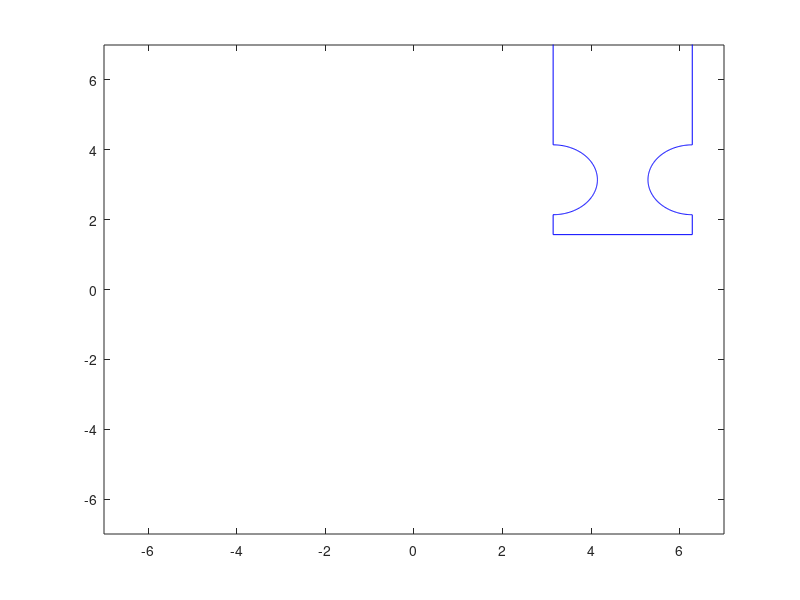

MATLAB code to generate this figure:
% figure
% plot([0 0],[-pi/2,pi/2], 'b')
% hold on
% axis((7/6)*[-6 6 -6 6])
% 
% plot([0 20],[pi/2,pi/2], 'b')
% plot([0 20],[-pi/2,-pi/2], 'b')
% plot([0 -20],[pi/2,pi/2],'b')
% plot([0 -20],[-pi/2,-pi/2],'b')
% 
% x=[0:1/50:2*pi];
% for j=-4:1:4            
% plot(j*pi*ones(1,length(x))+real(exp(i*x)),pi*ones(1,length(x))+imag(exp(i*x)),'b')
% 
% plot(j*pi*ones(1,length(x))+real(exp(i*x)),-pi*ones(1,length(x))+imag(exp(i*x)),'b')
% 
% plot([j*pi,j*pi],[pi/2,pi-1],'b')   
% 
% plot([j*pi,j*pi],-1*[pi/2,pi-1],'b')   
% 
% plot([j*pi,j*pi],[pi+1,10],'b')   
% 
% plot([j*pi,j*pi],-1*[pi+1,10],'b')   
% 
% end
% 
% 
% 
% 
% hold off
% 
% 



% %distorted:
% figure
% y=[-pi/2:(pi/2+pi/2)/10:pi/2];
% y=y+(1/10)*(2*rand(1,length(y))-ones(1,length(y)));
% x=zeros(1,length(y));
% x=x+(1/10)*(2*rand(1,length(x))-ones(1,length(x)));
% plot(x,y,'b')
% %plot([0 0],[-pi/2,pi/2], 'b')
% hold on
% 
% 
% 
% %plot([0 20],[pi/2,pi/2], 'b')
% 
% 
% 
% x=[-20:1/10:20];
% x=x+(1/10)*(2*rand(1,length(x))-ones(1,length(x)));
% y=zeros(1,length(x));
% y=y+(1/10)*(2*rand(1,length(y))-ones(1,length(y)))+pi/2*ones(1,length(y));
% plot(x,y,'b')
% 
% x=[-20:1/10:20];
% x=x+(1/10)*(2*rand(1,length(x))-ones(1,length(x)));
% y=zeros(1,length(x));
% y=y+(1/10)*(2*rand(1,length(y))-ones(1,length(y)))-pi/2*ones(1,length(y));
% plot(x,y,'b')
% 
% 
% 
% for j=-4:1:4            
% x=[0:1/20:2*pi];    
% plot(j*pi*ones(1,length(x))+1/10*(2*rand(1,length(x))-ones(1,length(x)))+real(exp(i*x)),...
%     pi*ones(1,length(x))+imag(exp(i*x)),'b')
% 
% plot(j*pi*ones(1,length(x))+1/10*(2*rand(1,length(x))-ones(1,length(x)))+real(exp(i*x)),...
%     -pi*ones(1,length(x))+imag(exp(i*x)),'b')
% 
% 
% %plot([j*pi,j*pi],[pi/2,pi-1],'b')   
% 
% y=[pi/2:((pi-1)-pi/2)/2:pi-1];
% y=y+(1/10)*(2*rand(1,length(y))-ones(1,length(y)));
% x=zeros(1,length(y));
% x=x+(1/10)*(2*rand(1,length(y))-ones(1,length(y)))+j*pi*ones(1,length(y));
% plot(x,y,'b')
% 
% y=[-(pi-1):((pi-1)-pi/2)/2:-pi/2];
% y=y+(1/10)*(2*rand(1,length(y))-ones(1,length(y)));
% x=zeros(1,length(y));
% x=x+(1/10)*(2*rand(1,length(y))-ones(1,length(y)))+j*pi*ones(1,length(y));
% plot(x,y,'b')
% 
% 
% y=[pi+1:(10-(pi+1))/30:10];
% y=y+(1/10)*(2*rand(1,length(y))-ones(1,length(y)));
% x=zeros(1,length(y));
% x=x+(1/5)*(2*rand(1,length(y))-ones(1,length(y)))+j*pi*ones(1,length(y));
% plot(x,y,'b')
% 
% 
% y=[-10:(10-(pi+1))/30:-(pi+1)];
% y=y+(1/10)*(2*rand(1,length(y))-ones(1,length(y)));
% x=zeros(1,length(y));
% x=x+(1/5)*(2*rand(1,length(y))-ones(1,length(y)))+j*pi*ones(1,length(y));
% plot(x,y,'b')
% 
% axis((7/6)*[-6 6 -6 6])
% 
% 
% % x=(2/5)*cos([0:1/10:2*pi]);
% % x=x+pi*ones(1,length(x));
% % y=(2/5)*sin([0:1/10:2*pi]);
% % y=y+pi*ones(1,length(y));
% % fill(x,y,'r')
% 
% end
% 
% hold off



%now with filled in polygons:
% figure
% y=[-pi/2:(pi/2+pi/2)/10:pi/2];
% y=y+(1/10)*(2*rand(1,length(y))-ones(1,length(y)));
% x=zeros(1,length(y));
% x=x+(1/10)*(2*rand(1,length(x))-ones(1,length(x)));
% plot(x,y,'b')
% %plot([0 0],[-pi/2,pi/2], 'b')
% hold on
% 
% 
% 
% %plot([0 20],[pi/2,pi/2], 'b')
% 
% 
% x=[-20:1/10:20];
% x=x+(1/10)*(2*rand(1,length(x))-ones(1,length(x)));
% y=zeros(1,length(x));
% y=y+(1/10)*(2*rand(1,length(y))-ones(1,length(y)))+pi/2*ones(1,length(y));
% plot(x,y,'b')
% 
% x=[-20:1/10:20];
% x=x+(1/10)*(2*rand(1,length(x))-ones(1,length(x)));
% y=zeros(1,length(x));
% y=y+(1/10)*(2*rand(1,length(y))-ones(1,length(y)))-pi/2*ones(1,length(y));
% plot(x,y,'b')
% 
% 
% 
% for j=-4:1:4            
% x=[0:1/20:2*pi];    
% plot(j*pi*ones(1,length(x))+1/10*(2*rand(1,length(x))-ones(1,length(x)))+real(exp(i*x)),...
%     pi*ones(1,length(x))+imag(exp(i*x)),'b')
% 
% plot(j*pi*ones(1,length(x))+1/10*(2*rand(1,length(x))-ones(1,length(x)))+real(exp(i*x)),...
%     -pi*ones(1,length(x))+imag(exp(i*x)),'b')
% 
% 
% %plot([j*pi,j*pi],[pi/2,pi-1],'b')   
% 
% y=[pi/2:((pi-1)-pi/2)/2:pi-1];
% y=y+(1/10)*(2*rand(1,length(y))-ones(1,length(y)));
% x=zeros(1,length(y));
% x=x+(1/10)*(2*rand(1,length(y))-ones(1,length(y)))+j*pi*ones(1,length(y));
% plot(x,y,'b')
% 
% y=[-(pi-1):((pi-1)-pi/2)/2:-pi/2];
% y=y+(1/10)*(2*rand(1,length(y))-ones(1,length(y)));
% x=zeros(1,length(y));
% x=x+(1/10)*(2*rand(1,length(y))-ones(1,length(y)))+j*pi*ones(1,length(y));
% plot(x,y,'b')
% 
% 
% y=[pi+1:(10-(pi+1))/30:10];
% y=y+(1/10)*(2*rand(1,length(y))-ones(1,length(y)));
% x=zeros(1,length(y));
% x=x+(1/5)*(2*rand(1,length(y))-ones(1,length(y)))+j*pi*ones(1,length(y));
% plot(x,y,'b')
% 
% 
% y=[-10:(10-(pi+1))/30:-(pi+1)];
% y=y+(1/10)*(2*rand(1,length(y))-ones(1,length(y)));
% x=zeros(1,length(y));
% x=x+(1/5)*(2*rand(1,length(y))-ones(1,length(y)))+j*pi*ones(1,length(y));
% plot(x,y,'b')
% 
% axis((7/6)*[-6 6 -6 6])
% 
% 
% x=(2/5)*cos([0:1/10:2*pi]);
% x=x+pi*ones(1,length(x));
% y=(2/5)*sin([0:1/10:2*pi]);
% y=y+pi*ones(1,length(y));
% fill(x,y,'r')
% 
% 
% x=(2/14)*cos([0:1/10:2*pi]);
% x=x+(1/2)*ones(1,length(x));
% y=(2/14)*sin([0:1/10:2*pi]);
% y=y+(1/3)*ones(1,length(y));
% fill(x,y,'r')
% 
% x=(2/11)*cos([0:1/10:2*pi]);
% x=x+(1.5)*ones(1,length(x));
% y=(2/11)*sin([0:1/10:2*pi]);
% y=y+(2/3)*ones(1,length(y));
% fill(x,y,'r')
% 
% x=(2/9)*cos([0:1/10:2*pi]);
% x=x+(3)*ones(1,length(x));
% y=(2/9)*sin([0:1/10:2*pi]);
% y=y+(1)*ones(1,length(y));
% fill(x,y,'r')
% 
% 
% x=(2/5)*cos([0:1/10:2*pi]);
% x=x+2*pi*ones(1,length(x));
% y=(2/5)*sin([0:1/10:2*pi]);
% y=y+pi*ones(1,length(y));
% fill(x,y,'r')
% 
% end
% 
% hold off



%showing an unbounded fatou component:
% figure
% y=[-pi/2:(pi/2+pi/2)/10:pi/2];
% y=y+(1/10)*(2*rand(1,length(y))-ones(1,length(y)));
% x=zeros(1,length(y));
% x=x+(1/10)*(2*rand(1,length(x))-ones(1,length(x)));
% plot(x,y,'b')
% %plot([0 0],[-pi/2,pi/2], 'b')
% hold on
% 
% 
% 
% %plot([0 20],[pi/2,pi/2], 'b')
% 
% 
% x=[-20:1/10:20];
% x=x+(1/10)*(2*rand(1,length(x))-ones(1,length(x)));
% y=zeros(1,length(x));
% y=y+(1/10)*(2*rand(1,length(y))-ones(1,length(y)))+pi/2*ones(1,length(y));
% plot(x,y,'b')
% 
% x=[-20:1/10:20];
% x=x+(1/10)*(2*rand(1,length(x))-ones(1,length(x)));
% y=zeros(1,length(x));
% y=y+(1/10)*(2*rand(1,length(y))-ones(1,length(y)))-pi/2*ones(1,length(y));
% plot(x,y,'b')
% 
% 
% 
% for j=-4:1:4            
% x=[0:1/20:2*pi];    
% plot(j*pi*ones(1,length(x))+1/10*(2*rand(1,length(x))-ones(1,length(x)))+real(exp(i*x)),...
%     pi*ones(1,length(x))+imag(exp(i*x)),'b')
% 
% plot(j*pi*ones(1,length(x))+1/10*(2*rand(1,length(x))-ones(1,length(x)))+real(exp(i*x)),...
%     -pi*ones(1,length(x))+imag(exp(i*x)),'b')
% 
% 
% %plot([j*pi,j*pi],[pi/2,pi-1],'b')   
% 
% y=[pi/2:((pi-1)-pi/2)/2:pi-1];
% y=y+(1/10)*(2*rand(1,length(y))-ones(1,length(y)));
% x=zeros(1,length(y));
% x=x+(1/10)*(2*rand(1,length(y))-ones(1,length(y)))+j*pi*ones(1,length(y));
% plot(x,y,'b')
% 
% y=[-(pi-1):((pi-1)-pi/2)/2:-pi/2];
% y=y+(1/10)*(2*rand(1,length(y))-ones(1,length(y)));
% x=zeros(1,length(y));
% x=x+(1/10)*(2*rand(1,length(y))-ones(1,length(y)))+j*pi*ones(1,length(y));
% plot(x,y,'b')
% 
% 
% y=[pi+1:(10-(pi+1))/30:10];
% y=y+(1/10)*(2*rand(1,length(y))-ones(1,length(y)));
% x=zeros(1,length(y));
% x=x+(1/5)*(2*rand(1,length(y))-ones(1,length(y)))+j*pi*ones(1,length(y));
% plot(x,y,'b')
% 
% 
% y=[-10:(10-(pi+1))/30:-(pi+1)];
% y=y+(1/10)*(2*rand(1,length(y))-ones(1,length(y)));
% x=zeros(1,length(y));
% x=x+(1/5)*(2*rand(1,length(y))-ones(1,length(y)))+j*pi*ones(1,length(y));
% plot(x,y,'b')
% 
% axis((7/6)*[-6 6 -6 6])
% 
% 
% 
% x=(3)*cos([0:1/2:2*pi]);
% x=x+2*pi/1.25*ones(1,length(x));
% y=(2/5)*sin([0:1/2:2*pi]);
% y=y+(1/2)*ones(1,length(y));
% fill(x,y,'r')
% 
% 
% 
% 
% end
% 
% hold off
% 



%showing a vertically unbounded fatou component:
% figure
% y=[-pi/2:(pi/2+pi/2)/10:pi/2];
% y=y+(1/10)*(2*rand(1,length(y))-ones(1,length(y)));
% x=zeros(1,length(y));
% x=x+(1/10)*(2*rand(1,length(x))-ones(1,length(x)));
% plot(x,y,'b')
% %plot([0 0],[-pi/2,pi/2], 'b')
% hold on
% 
% 
% 
% %plot([0 20],[pi/2,pi/2], 'b')
% 
% 
% x=[-20:1/10:20];
% x=x+(1/10)*(2*rand(1,length(x))-ones(1,length(x)));
% y=zeros(1,length(x));
% y=y+(1/10)*(2*rand(1,length(y))-ones(1,length(y)))+pi/2*ones(1,length(y));
% plot(x,y,'b')
% 
% x=[-20:1/10:20];
% x=x+(1/10)*(2*rand(1,length(x))-ones(1,length(x)));
% y=zeros(1,length(x));
% y=y+(1/10)*(2*rand(1,length(y))-ones(1,length(y)))-pi/2*ones(1,length(y));
% plot(x,y,'b')
% 
% 
% 
% for j=-4:1:4            
% x=[0:1/20:2*pi];    
% plot(j*pi*ones(1,length(x))+1/10*(2*rand(1,length(x))-ones(1,length(x)))+real(exp(i*x)),...
%     pi*ones(1,length(x))+imag(exp(i*x)),'b')
% 
% plot(j*pi*ones(1,length(x))+1/10*(2*rand(1,length(x))-ones(1,length(x)))+real(exp(i*x)),...
%     -pi*ones(1,length(x))+imag(exp(i*x)),'b')
% 
% 
% %plot([j*pi,j*pi],[pi/2,pi-1],'b')   
% 
% y=[pi/2:((pi-1)-pi/2)/2:pi-1];
% y=y+(1/10)*(2*rand(1,length(y))-ones(1,length(y)));
% x=zeros(1,length(y));
% x=x+(1/10)*(2*rand(1,length(y))-ones(1,length(y)))+j*pi*ones(1,length(y));
% plot(x,y,'b')
% 
% y=[-(pi-1):((pi-1)-pi/2)/2:-pi/2];
% y=y+(1/10)*(2*rand(1,length(y))-ones(1,length(y)));
% x=zeros(1,length(y));
% x=x+(1/10)*(2*rand(1,length(y))-ones(1,length(y)))+j*pi*ones(1,length(y));
% plot(x,y,'b')
% 
% 
% y=[pi+1:(10-(pi+1))/30:10];
% y=y+(1/10)*(2*rand(1,length(y))-ones(1,length(y)));
% x=zeros(1,length(y));
% x=x+(1/5)*(2*rand(1,length(y))-ones(1,length(y)))+j*pi*ones(1,length(y));
% plot(x,y,'b')
% 
% 
% y=[-10:(10-(pi+1))/30:-(pi+1)];
% y=y+(1/10)*(2*rand(1,length(y))-ones(1,length(y)));
% x=zeros(1,length(y));
% x=x+(1/5)*(2*rand(1,length(y))-ones(1,length(y)))+j*pi*ones(1,length(y));
% plot(x,y,'b')
% 
% axis((7/6)*[-6 6 -6 6])
% 
% 
% 
% x=[3.7, 3.7, 3.7, 3, 3.9, 3.9, 3.9, 3.3];
% y=[10, 5, 4, 3, 4, 5, 8, 10];
% 
% fill(x,y,'r')
% 
% 
% 
% 
% end
% 
% hold off



%showing a vertically unbounded fatou component:
% figure
% y=[-pi/2:(pi/2+pi/2)/10:pi/2];
% y=y+(1/10)*(2*rand(1,length(y))-ones(1,length(y)));
% x=zeros(1,length(y));
% x=x+(1/10)*(2*rand(1,length(x))-ones(1,length(x)));
% plot(x,y,'b')
% %plot([0 0],[-pi/2,pi/2], 'b')
% hold on
% 
% 
% 
% %plot([0 20],[pi/2,pi/2], 'b')
% x=[-20:1/10:20];
% x=x+(1/10)*(2*rand(1,length(x))-ones(1,length(x)));
% y=zeros(1,length(x));
% y=y+(1/10)*(2*rand(1,length(y))-ones(1,length(y)))+pi/2*ones(1,length(y));
% plot(x,y,'b')
% 
% x=[-20:1/10:20];
% x=x+(1/10)*(2*rand(1,length(x))-ones(1,length(x)));
% y=zeros(1,length(x));
% y=y+(1/10)*(2*rand(1,length(y))-ones(1,length(y)))-pi/2*ones(1,length(y));
% plot(x,y,'b')
% 
% 
% 
% for j=-4:1:4            
% x=[0:1/20:2*pi];    
% plot(j*pi*ones(1,length(x))+1/10*(2*rand(1,length(x))-ones(1,length(x)))+real(exp(i*x)),...
%     pi*ones(1,length(x))+imag(exp(i*x)),'b')
% 
% plot(j*pi*ones(1,length(x))+1/10*(2*rand(1,length(x))-ones(1,length(x)))+real(exp(i*x)),...
%     -pi*ones(1,length(x))+imag(exp(i*x)),'b')
% 
% 
% %plot([j*pi,j*pi],[pi/2,pi-1],'b')   
% 
% y=[pi/2:((pi-1)-pi/2)/2:pi-1];
% y=y+(1/10)*(2*rand(1,length(y))-ones(1,length(y)));
% x=zeros(1,length(y));
% x=x+(1/10)*(2*rand(1,length(y))-ones(1,length(y)))+j*pi*ones(1,length(y));
% plot(x,y,'b')
% 
% y=[-(pi-1):((pi-1)-pi/2)/2:-pi/2];
% y=y+(1/10)*(2*rand(1,length(y))-ones(1,length(y)));
% x=zeros(1,length(y));
% x=x+(1/10)*(2*rand(1,length(y))-ones(1,length(y)))+j*pi*ones(1,length(y));
% plot(x,y,'b')
% 
% 
% y=[pi+1:(10-(pi+1))/30:10];
% y=y+(1/10)*(2*rand(1,length(y))-ones(1,length(y)));
% x=zeros(1,length(y));
% x=x+(1/5)*(2*rand(1,length(y))-ones(1,length(y)))+j*pi*ones(1,length(y));
% plot(x,y,'b')
% 
% 
% y=[-10:(10-(pi+1))/30:-(pi+1)];
% y=y+(1/10)*(2*rand(1,length(y))-ones(1,length(y)));
% x=zeros(1,length(y));
% x=x+(1/5)*(2*rand(1,length(y))-ones(1,length(y)))+j*pi*ones(1,length(y));
% plot(x,y,'b')
% 
% axis((7/6)*[-6 6 -6 6])
% 
% 
% 
% x=[3.7, 3.7, 3.7, 3, 3.9, 3.9, 3.9, 3.3];
% y=[10, 5, 4, 3, 4, 5, 8, 10];
% 
% fill(x,y,'r')
% 
% 
% 
% 
% end
% 
% hold off
% 







%showing just one vertically unbounded component:
figure
plot([pi, 2*pi],[pi/2,pi/2],'b')
hold on
axis((7/6)*[-6 6 -6 6])

x=[-pi/2:1/50:1*pi/2];
for j=1:1:1            
plot(j*pi*ones(1,length(x))+real(exp(i*x)),pi*ones(1,length(x))+imag(exp(i*x)),'b')

plot([j*pi,j*pi],[pi/2,pi-1],'b')   

plot([j*pi,j*pi],[pi+1,10],'b')   

end


x=[pi/2:1/50:1*3*pi/2];
for j=2:1:2            
plot(j*pi*ones(1,length(x))+real(exp(i*x)),pi*ones(1,length(x))+imag(exp(i*x)),'b')

plot([j*pi,j*pi],[pi/2,pi-1],'b')   

plot([j*pi,j*pi],[pi+1,10],'b')   

end




hold off




